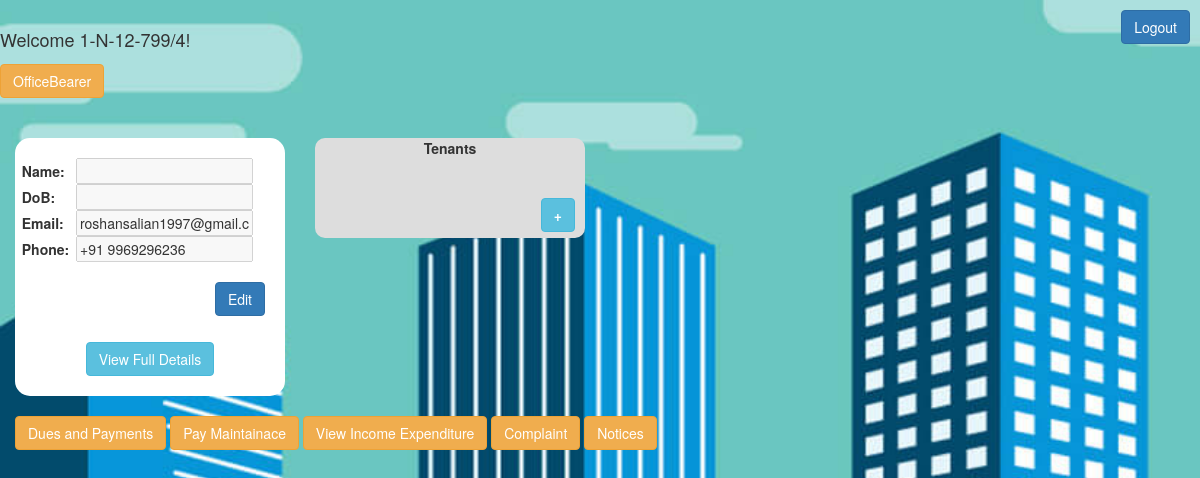
/welcomeH (signed in), run on an earlier commit of the app's database.
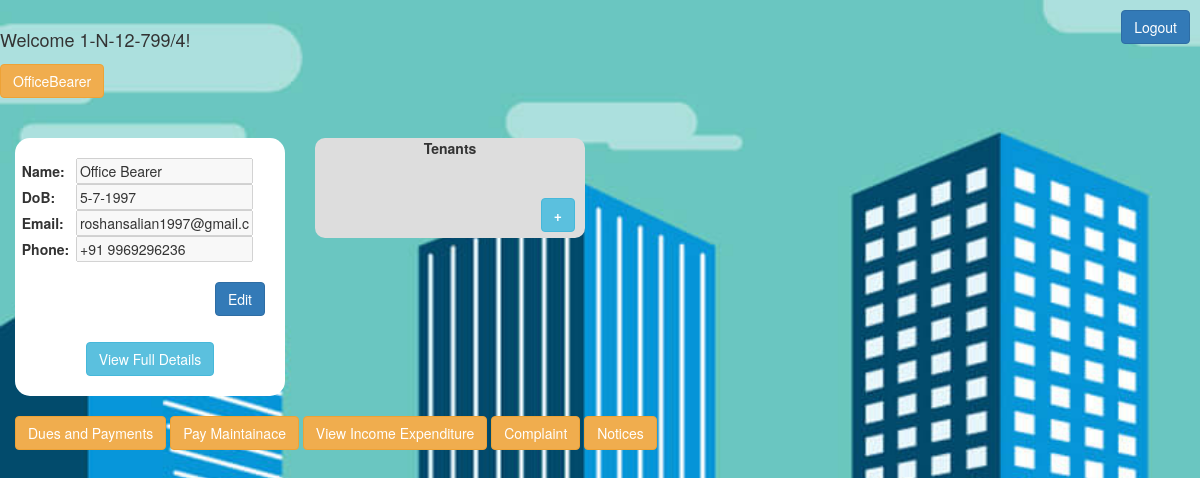
And on a later commit of the database.
### tables this page shows
CREATE TABLE "homeOwns" (
	"aptNo"	TEXT,
	"email"	TEXT,
	"phone"	TEXT,
	"usrName"	TEXT,
	"dob"	TEXT,
	"photo"	TEXT,
	"id_photo"	TEXT,
	"father"	TEXT,
	"mother"	TEXT,
	"comm_address"	TEXT,
	"perm_address"	TEXT,
	"occupation"	TEXT,
	"occupancy"	INTEGER,
	"comm_add_proof"	TEXT,
	"perm_add_proof"	TEXT,
	"sale_deed"	TEXT,
	"flat_no"	TEXT,
	PRIMARY KEY("aptNo")
);

### script.py (the view)
@app.route("/welcomeH")
def welcomeH():
	if 'user' in session:
		uid = session['user']
	else:
		return redirect(url_for('login'))
	uid = decodeUrlText(uid)
	conn = sqlite3.connect('data/data.db')
	cursor = conn.execute("SELECT * FROM homeOwns WHERE aptNo='"+uid+"'")
	cursor = cursor.fetchall()
	userName = cursor[0][3]
	if userName == None or userName == "None":
		userName = ""
	userDoB = cursor[0][4]
	if userDoB == None or userDoB == "None":
		userDoB = ""
	userEmail = cursor[0][1]
	if userEmail == None or userEmail == "None":
		userEmail = ""
	userPhone = cursor[0][2]
	if userPhone == None or userPhone == "None":
		userPhone = ""
	cursor = conn.execute("SELECT tenant_id, name from apt_tenant NATURAL JOIN tenants WHERE aptNo='"+uid+"'")
	tenants = ""
	for row in cursor:
		tenants += "<a href='/tenant/"+str(row[0])+"'><button class='btn btn-info' style='margin: 5px'>"+row[1]+"</button></a><br>\n"
	cursor = conn.execute("SELECT userType from users where user_id = '"+uid+"'" )
	cursor = cursor.fetchall()
	userType = cursor[0][0] # User type here
	if(userType==0):
		userTypeHTML =""
	elif(userType==1):
		userTypeHTML = "<a style=\"color:black;font-size:25px;text-decoration:none;\" href=\"President\"> <button type=\"button\" class=\"btn btn-warning\"> President</button></a>"
	elif(userType==2):
		userTypeHTML = "<a  style=\"color:black;font-size:25px;text-decoration:none;\" href=\"Secretary\" > <button type=\"button\" class=\"btn btn-warning\"> Secretary</button></a>"
	elif(userType==3):
		userTypeHTML = "<a  style=\"color:black;font-size:25px;text-decoration:none;\" href=\"Treasurer\" ><button type=\"button\" class=\"btn btn-warning\">Treasurer</button></a>"
	elif(userType==4):
		userTypeHTML = "<a  style=\"color:black;font-size:25px;text-decoration:none;\" href=\"OfficeBearer\" ><button type=\"button\" class=\"btn btn-warning\">OfficeBearer</button></a>"
	else:
		pass
	return render_template('welcomeH.html', user = uid, userName = userName, userDoB = userDoB, userEmail = userEmail, userPhone = userPhone, tenants =tenants, userType=userTypeHTML)

### script.py (called while the page is built)
def decodeUrlText(text):
	return unquote(unquote(text))

@app.before_request
def before_request():
	g.user = None
	if 'user' in session:
		g.user = session['user']

### templates/welcomeH.html (shortened to what this page needs)
<!DOCTYPE html>
<html>
<head>
	<link rel="stylesheet" type="text/css" href="{{ url_for('static', filename='bootstrap.css') }}">
	<link rel="stylesheet" type="text/css" href="{{ url_for('static', filename='myStyles.css') }}">
	<link rel="stylesheet" href="https://maxcdn.bootstrapcdn.com/bootstrap/3.4.0/css/bootstrap.min.css">
</head>
<body class="bgSet">
	<a href="/logout" style="float: right; margin: 10px"><button class="btn btn-primary">Logout</button></a>
	<br>
	<h4>Welcome {{ user }}!</h4>
	{{userType|safe}}
	<br><br><br>
	<div class="container-fluid">
		<div class="row">
			<div class="col-md-3" style="border-radius: 10px">
				<div style="background-color: white; border-radius: 15px">
					<br>
					<center><table width="95%">
						<tr>
							<td><strong>Name:</strong></td>
							<td><input type="text" id="userNameInp" value="{{ userName }}" disabled="true"></td>
						</tr>
						<tr>
							<td><strong>DoB:</strong></td>
							<td><input type="text" id="userDobInp" value="{{ userDoB }}" disabled="true"></td>
						</tr>
						<tr>
							<td><strong>Email:</strong></td>
							<td><input type="text" id="userEmailInp" value="{{ userEmail }}" disabled="true"></td>
						</tr>
						<tr>
							<td><strong>Phone:</strong></td>
							<td><input type="text" id="userPhoneInp" value="{{ userPhone }}" disabled="true"></td>
						</tr>
					</table></center>
					<br>
					<button class="btn btn-primary" id="saveEditButton" style="float: right; margin-right: 20px" onclick="saveEdit()">Edit</button>
					<br><br><br>
					<center>
						<a href="/homeOwner"><button class="btn btn-info">View Full Details</button></a>
					</center>
					<br>
				</div>
			</div>
			<div class="col-md-3">
				<div class="roundCorner" style="background-color: var(--lightGrey)">
					<center>
						<strong>Tenants</strong>
						<br>
					</center>
					<br><br>
					<button class="btn btn-info" style="float: right; margin-right: 10px" onclick="addTenant()"><strong>+</strong></button>
					<br><br>
				</div>
			</div>
		</div>
		<br>
		<a href="/duespayment"><button type="button" class="btn btn-warning">Dues and Payments</button></a>
		<a href="/payment"><button type="button" class="btn btn-warning">Pay Maintainace</button></a>
		<a href="/viewIncomeExpenditure"><button type="button" class="btn btn-warning">View Income Expenditure</button></a>
		<a href="/complaint_page"><button type="button" class="btn btn-warning">Complaint</button></a>
		<a href="/showNotice"><button type="button" class="btn btn-warning">Notices</button></a>
	</div>
</body>
</html>

What changed in the data, as far as the page shows it:
changed homeOwns "roshansalian1997@gmail.com": usrName (not shown) → "Office Bearer"; dob (not shown) → "5-7-1997"
